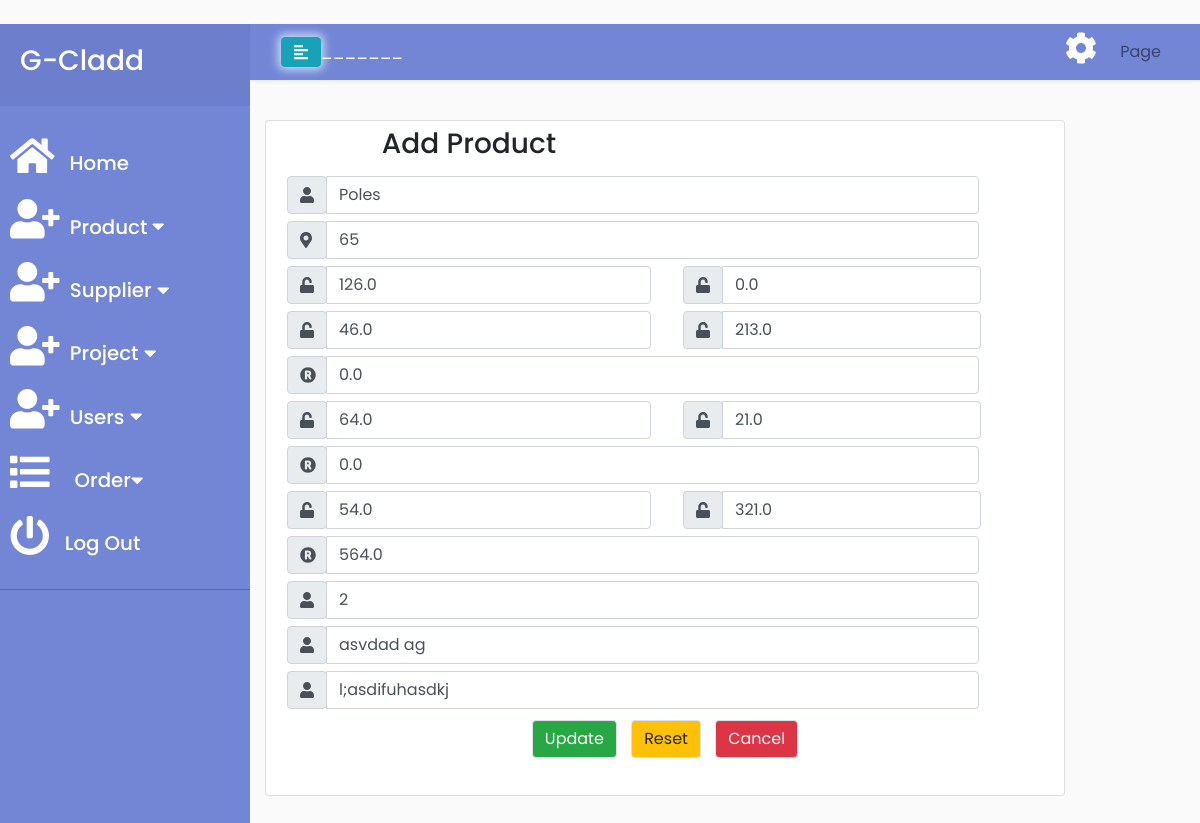
The page /product/6/update/ (signed in) on the database its author committed.
### product/models.py (models this page shows, shortened)
class ProductRegister(models.Model):
    productName= models.CharField(max_length=100)
    productMaterialItemCode= models.CharField(max_length=100)
    productBrandNewSellingRate= models.FloatField()
    productSecondHandSellingRate= models.FloatField()
    productLossRate=models.FloatField()
    productRepairRate=models.FloatField()
    productCleaningRate=models.FloatField()
    productDailyRentalRate=models.FloatField()
    productWeeklyRentalRate=models.FloatField()
    productMonthlyRentalRate=models.FloatField()
    productDailyHireCharge=models.FloatField()
    productWeeklyHireCharge=models.FloatField()
    productMonthlyHireCharge=models.FloatField()
    productRecordedBy=models.CharField(max_length=100)
    supplierName=models.CharField(max_length=100)
    remarks=models.CharField(max_length=200)
    class Meta:
        ordering=['productName']

### product/views.py (the view)
# urls.py: path('<int:pk>/update/',views.ProductUpdateView.as_view(),name='product_update'),
class ProductUpdateView(SuccessMessageMixin,generic.UpdateView):
    model=ProductRegister
    form_class=addProductForm
    template_name='product/product_add.html'
    success_message="Product Updated Successfully"
    def get_context_data(self,**kwargs):
        context=super().get_context_data(**kwargs)
        context['action']='Update'
        context['title']='Update Product'
        return context

### product/templates/product/product_add.html (shortened to what this page needs)
{%extends 'layout.html' %}
{% block content %}
<div class="card" style="max-width: 50rem;">
    <div class="form-group text-center">
        <form method="post" name="AddProduct">
            <div class="row my-row">
                <div class="col my-col col-lg-6 col-md-8">
                    <h3> Add Product</h3>
                </div>
            </div>
            <div class="row my-row">
                <div class="col my-col  col-lg-11">
                    <div class="input-group">
                        <div style="width:40px" class="input-group-prepend input-group-text">
                            <i class="fas fa-user"></i>
                        </div>
                        {{form.productName}}
                    </div>
                </div>
            </div>
            <div class="row my-row">
                <div class="col my-col col-lg-11">
                    <div class="input-group">
                        <div style="width:40px" class="input-group-prepend input-group-text">
                            <i class="fas fa-map-marker-alt"></i>
                        </div>
                        {{form.productMaterialItemCode}}
                    </div>
                </div>
            </div>
            <div class="row my-row">
                <div class="col my-col col-sm-12 col-12 col-lg-6">
                    <div class="input-group">
                        <div style="width:40px" class="input-group-prepend input-group-text">
                            <i class="fas fa-unlock"></i>
                        </div>
                        {{form.productBrandNewSellingRate}}
                    </div>
                </div>
                <div class="col my-col col-12 col-sm-12 col-lg-5">
                    <div class="input-group">
                        <div style="width:40px" class="input-group-prepend input-group-text">
                            <i class="fas fa-unlock"></i>
                        </div>
                        {{form.productSecondHandSellingRate}}
                    </div>
                </div>
            </div>
            <div class="row my-row">
                <div class="col my-col col-12 col-sm-12 col-lg-6">
                    <div class="input-group">
                        <div style="width:40px" class="input-group-prepend input-group-text">
                            <i class="fas fa-unlock"></i>
                        </div>
                        {{form.productLossRate}}
                    </div>
                </div>
                <div class="col my-col col-12 col-sm-12 col-lg-5">
                    <div class="input-group">
                        <div style="width:40px" class="input-group-prepend input-group-text">
                            <i class="fas fa-unlock"></i>
                        </div>
                        {{form.productRepairRate}}
                    </div>
                </div>
            </div>
            <div class="row my-row">
                <div class="col my-col col-sm-12 col-lg-11">
                    <div class="input-group">
                        <div style="width:40px" class="input-group-prepend input-group-text">
                            <i class="fas fa-registered"></i>
                        </div>
                        {{form.productCleaningRate}}
                    </div>
                </div>
            </div>
            <div class="row my-row">
                <div class="col col my-col col-12 col-sm-12 col-lg-6">
                    <div class="input-group">
                        <div style="width:40px" class="input-group-prepend input-group-text">
                            <i class="fas fa-unlock"></i>
                        </div>
                        {{form.productDailyRentalRate}}
                    </div>
                </div>
                <div class="col my-col col-12 col-sm-12 col-lg-5">
                    <div class="input-group">
                        <div style="width:40px" class="input-group-prepend input-group-text">
                            <i class="fas fa-unlock"></i>
                        </div>
                        {{form.productWeeklyRentalRate}}
                    </div>
                </div>
            </div>
            <div class="row my-row">
                <div class="col my-col col-sm-12 col-lg-11">
                    <div class="input-group">
                        <div style="width:40px" class="input-group-prepend input-group-text">
                            <i class="fas fa-registered"></i>
                        </div>
                        {{form.productMonthlyRentalRate}}
                    </div>
                </div>
            </div>
            <div class="row my-row">
                <div class="col my-col col-12 col-sm-12 col-lg-6">
                    <div class="input-group">
                        <div style="width:40px" class="input-group-prepend input-group-text">
                            <i class="fas fa-unlock"></i>
                        </div>
                        {{form.productDailyHireCharge}}
                    </div>
                </div>
                <div class="col my-col col-12 col-sm-12 col-lg-5">
                    <div class="input-group">
                        <div style="width:40px" class="input-group-prepend input-group-text">
                            <i class="fas fa-unlock"></i>
                        </div>
                        {{form.productWeeklyHireCharge}}
                    </div>
                </div>
            </div>
            <div class="row my-row">
                <div class="col my-col col-sm-12 col-lg-11">
                    <div class="input-group">
                        <div style="width:40px" class="input-group-prepend input-group-text">
                            <i class="fas fa-registered"></i>
                        </div>
                        {{form.productMonthlyHireCharge}}
                    </div>
                </div>
            </div>
            <div class="row my-row">
                <div class="col my-col col-sm-12 col-lg-11">
                    <div class="input-group">
                        <div style="width:40px" class="input-group-prepend input-group-text">
                            <i class="fas fa-user"></i>
                        </div>
                        {{form.productRecordedBy}}
                    </div>
                </div>
            </div>
            <div class="row my-row">
                <div class="col my-col col-sm-12 col-lg-11">
                    <div class="input-group">
                        <div style="width:40px" class="input-group-prepend input-group-text">
                            <i class="fas fa-user"></i>
                        </div>
                        {{form.supplierName}}
                    </div>
                </div>
            </div>
            <div class="row my-row">
                <div class="col my-col col-sm-12 col-lg-11">
                    <div class="input-group">
                        <div style="width:40px" class="input-group-prepend input-group-text">
                            <i class="fas fa-user"></i>
                        </div>
                        {{form.remarks}}
                    </div>
                </div>
            </div>
            <button class="btn btn-success border rounded" type="submit" style="margin: 5px;">{{action}}</button>
            <button class="btn btn-warning border rounded" type="reset" style="margin: 5px;">Reset</button>
            <a href="{%url 'dashboard'%}">
                <button class="btn btn-danger border rounded" type="button" style="margin: 5px;">Cancel</button>
            </a>
        </form>
    </div>
</div>
{% endblock %}

### static/site.css (style rules this page uses)
body { font-family: 'Poppins', sans-serif; background: #fafafa; }
a, a:hover, a:focus { color: inherit; text-decoration: none; transition: all 0.3s; }
.my-row { border: 0px; margin: 5px; }
.my-col { border: 0px solid pink; margin: 1px; }

### rows shown on the page
ProductRegister: productName "Poles", productMaterialItemCode "65", productBrandNewSellingRate "126.0", productSecondHandSellingRate "0.0", productLossRate "46.0", productRepairRate "213.0", productCleaningRate "0.0", productDailyRentalRate "64.0", productWeeklyRentalRate "21.0", productMonthlyRentalRate "0.0", productDailyHireCharge "54.0", productWeeklyHireCharge "321.0", productMonthlyHireCharge "564.0", productRecordedBy "2", supplierName "asvdad ag", remarks "l;asdifuhasdkj"

### other values the page prints
{{ action }} "Update"
